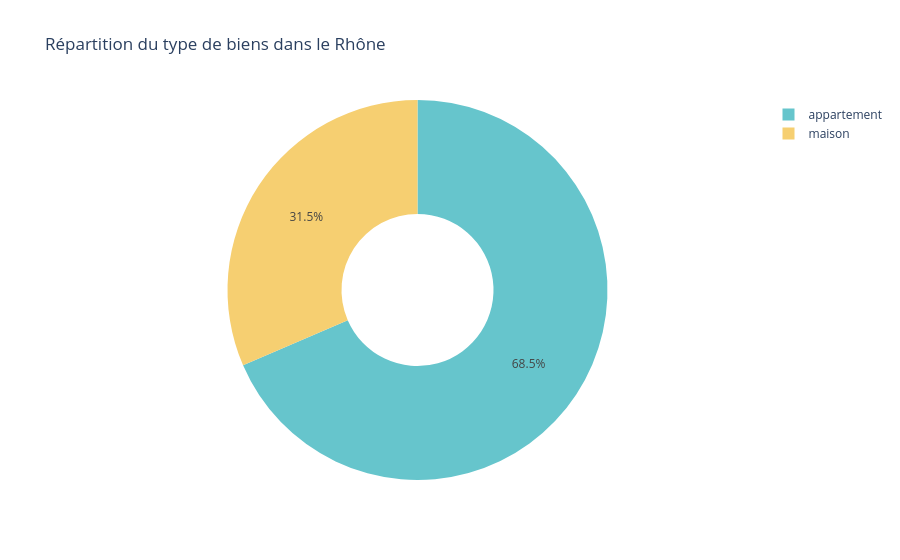

Notebook cell for this chart:
### Code cell
#Répartition du type de biens 
fig_type = px.pie(df_final, names='type_bien', 
                 title="Répartition du type de biens en vente dans le Rhône",
                 hole=0.4,
                 color_discrete_sequence=px.colors.qualitative.Pastel)
fig_type.show()

### Figure 1 — Plotly figure (JSON) as saved in the notebook; plotly's stock layout.template omitted (floating-point values rounded to 4 significant figures; data arrays with more than 128 entries replaced by an {"elided": "..."} marker saying what was removed)
{"data": [{"domain": {"x": [0, 1], "y": [0, 1]}, "hole": 0.4, "hovertemplate": "type_bien=%{label}<extra></extra>", "labels": {"elided": "8019 str values"}, "legendgroup": "", "name": "", "showlegend": true, "type": "pie"}], "layout": {"legend": {"tracegroupgap": 0}, "piecolorway": ["rgb(102, 197, 204)", "rgb(246, 207, 113)", "rgb(248, 156, 116)", "rgb(220, 176, 242)", "rgb(135, 197, 95)", "rgb(158, 185, 243)", "rgb(254, 136, 177)", "rgb(201, 219, 116)", "rgb(139, 224, 164)", "rgb(180, 151, 231)", "rgb(179, 179, 179)"], "title": {"text": "Répartition du type de biens dans le Rhône"}}}
